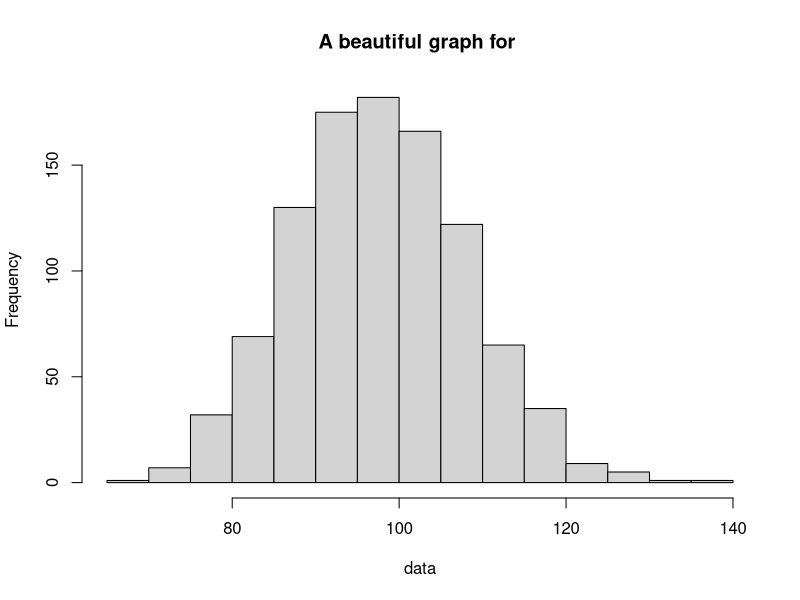

The R source for this figure: (Note: this script raises an error after producing the figure.)

# Source this awesome script to do clever data science!
if(!require(here)) install.packages("here")
cat("Adding a new LINE at the TOP\n\n")
user_name = readline("Hello there! Please type your username and press Enter: ")

fav_num = sample(10:100, 1)
cat("Okay", user_name, "I'm going to guess your favourite number is...", fav_num, "!")
cat("\n\nSo, I'll make a beautiful graph of a Poisson distribution with lambda =", fav_num)

data = rpois(1000, fav_num)
hist(data, main = paste0("A beautiful graph for ", user_name))

cat("\n\nLet me save this beautiful graph and the data behind it...")

filename = paste0("data_",user_name,"_",format(Sys.time(), "%Hh%M"),".rds")
saveRDS(data, here::here("data", filename))

graphname = paste0("graph_",user_name,"_",format(Sys.time(), "%Hh%M"),".png")
png(here::here("figures", graphname))
hist(data, main = paste0("A beautiful graph for ", user_name))
dev.off()

cat("\n\nDone! Don't forget to commit the changes ;)")

cat("Adding a line at the bottom\n")
